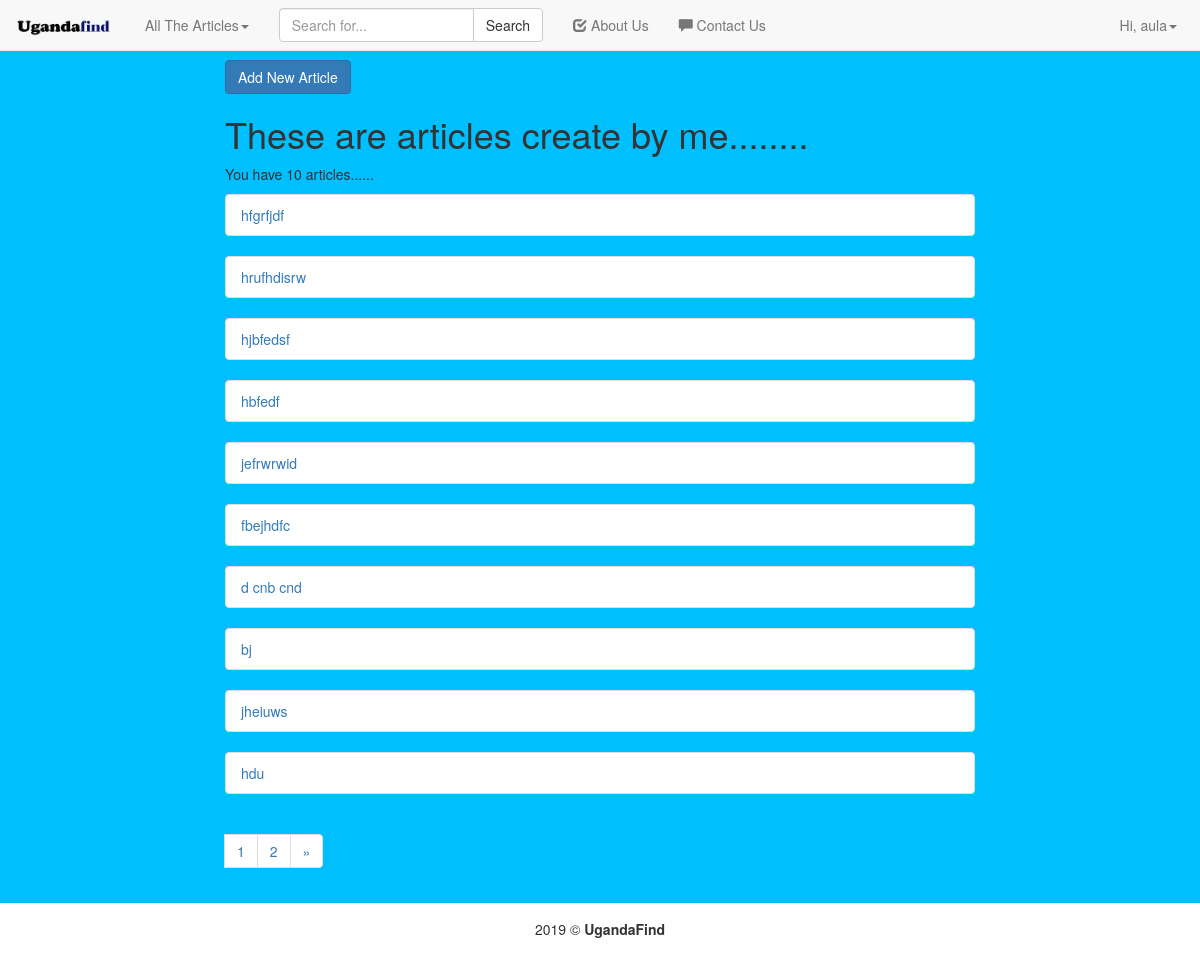
Screenshot of /articles/user/1/ (signed in) with the database file from the repository.
### ourapp/models.py (models this page shows, shortened)
class Article(models.Model):
    ARTICLE =  (
        ('P','political history'),
        ('H', 'healthy'),
        ('C', 'culture'),
        ('E', 'education'),
        ('R', 'religion'),
        ('I', 'economics'),
        ('A', 'agriculture'),
        ('S', 'sports and games'),
        ('G', 'geography'),
        ('T', 'tourism')
    )
    user = models.ForeignKey(User, on_delete=models.CASCADE)
    article_title = models.CharField(max_length=400)
    article_body = RichTextUploadingField(blank=True, null=True)
    article_type = models.CharField(max_length=1, choices=ARTICLE, null=True, blank=True)
    article_references  = models.CharField(max_length=1000, null=True, blank=True)

### ourapp/views.py (the view)
# urls.py: path('articles/user/<art_user>/', views.user_articles, name = "my_articles"),
def user_articles(request, art_user=None):
    art_user = request.user.id
    articles = Article.objects.filter(user=str(art_user))
    articles = paginating(request, articles)
    return render(request, 'ourapp/my_articles.html', {'articles':articles})

### ourapp/views.py (called while the page is built)
def paginating(request, list_of_items):
    paginate = Paginator(list_of_items, 10)
    page = request.GET.get('page')
    list_of_items = paginate.get_page(page)
    return list_of_items

### ourapp/templates/ourapp/my_articles.html (shortened to what this page needs)
{% extends 'ourapp/base.html' %}
{% block body %}
<div class="col-md-2"></div>
<div class="col-md-8">
{% if request.user.id != None %}
    <div><a href="{% url 'ourapp:new_article' %}" class="btn btn-primary">Add New Article</a>
{% endif %}
{% if articles|length > 0 %}
    <h1>These are articles create by me........</h1>
        {% if articles|length == 1 %}
        <p>You have {{ articles|length}} article......</p>
        {% else %}
        <p>You have {{ articles|length}} articles......</p>
        {% endif %}
        {% for article in articles %}
        <ul class="list-group">
        <li class="list-group-item"><a href="{% url 'ourapp:details' pk=article.id %}">{{ article.article_title}}</a></li>
        </ul>
        {% endfor %}
    <ul class="pagination">
            {% for num in articles.paginator.page_range %}
                {% if aricles.number == num %}
                <li><strong>{{ num }}</strong></li>
                {% elif num > articles.number|add:'-2' and num < articles.number|add:'2' %}
                    <li><a href="#">{{ num }}</a></li>
                {% endif %}
            {% endfor %}
            <li>
                {% if articles.has_next %}
                <a href="?page={{ articles.next_page_number }}">&raquo;</a>
                {% endif %}
            </li>
        </ul>
{% else %}
    <h1>You have not created any article yet...</h1>
    <a href="{% url 'ourapp:new_article' %}" class="btn btn-primary">Create Your First Article</a>
{% endif %}
</div>
<div class="col-md-2"></div>
{% endblock %}

### ourapp/templates/ourapp/base.html (shortened to what this page needs)
{% load staticfiles %}
<!DOCTYPE html>
<html lang="en">
<head>
    {% load bootstrap3 %}
    {% load static %}
    {% bootstrap_css %}
</head>
<body>
    <nav class="navbar navbar-default navbar-fixed-top" role="navigation">
        <div class="navbar-header">
            <a class="navbar-brand" href="{% url 'ourapp:home' %}" style="color: black;">
                <img src="{% static '/ourapp/imgs/headerimage.png' %}" alt="" style="width:100px; height:25px;">
            </a>
        </div>
        <div class="collapse navbar-collapse navbar-ex1-collapse">
                <ul class="nav navbar-nav">
                        <li>
                                <li class="dropdown">
                                    <a href="#" class="dropdown-toggle" data-toggle="dropdown">All The Articles<b class="caret"></b></a>
                                </li>
                        </li>
                        <li>
                            <form class="navbar-form navbar-left" action="{% url 'ourapp:search-results' %}" method="GET"  role="search">
                                <div class="row">
                                    <div class="col-lg-12">
                                        <div class="input-group">
                                            <input type="text" class="form-control" name="q" placeholder="Search for...">
                                            <span class="input-group-btn">
                                            <button class="btn btn-default" type="button submit">Search</button>
                                            </span>
                                        </div>
                                    </div>
                                </div>
                            </form>
                        </li>
                        <li class="">
                            <a href="{% url 'aboutus:index' %}"><span class="glyphicon glyphicon-check"></span>&nbsp;About Us</a>
                        </li>
                        <li class="">
                            <a href="{% url 'contactus:index' %}"><span class="glyphicon glyphicon-comment"></span>&nbsp;Contact Us</a>
                        </li>
                    </ul>
                    <ul class="nav navbar-nav navbar-right" style="margin-right: 8px;">
                            {% if request.user.id == None %}
                            <li class="">
                                <a href="{% url 'ourapp:register'%}"><span class="glyphicon glyphicon-arrow-up"></span>&nbsp;Register</a>
                            </li>
                            <li class="">
                                <a href="{% url 'login' %}"><span class="glyphicon glyphicon-arrow-right"></span>&nbsp;Login</a>
                            </li>
                            {% else %}
                            <li class="dropdown" class="navbar-right">
                                    <a href="#" class="dropdown-toggle" data-toggle="dropdown">Hi, {{ request.user.username }}<b class="caret"></b></a>
                                </li>
                    </ul>
                    {% endif %}
        </div>
    </nav>
    <div class="container" style="margin-bottom:60px; margin-top:60px;">
        <div class="row">
                {% block body %}
                {% endblock%}
        </div>
    </div>
    <footer>
        <div class="navbar navbar-fixed-bottom" style="background:#ffffff; columns: #000000; text-align:center; padding-top: 15px;" >
            2019 &copy; <strong>Uganda<span color="blue">Find</span></strong>
        </div>
    </footer>
</body>
</html>

### ourapp/templates/ourapp/base.html (style rules this page uses)
body { background-color:deepskyblue; }

### rows the page displays
Article: article_title "hfgrfjdf"
Article: article_title "hrufhdisrw"
Article: article_title "hjbfedsf"
Article: article_title "hbfedf"
Article: article_title "jefrwrwid"
Article: article_title "fbejhdfc"
Article: article_title "d cnb cnd"
Article: article_title "bj"
Article: article_title "jheiuws"
Article: article_title "hdu"

### other values shown
{{ request.user.username }} "aula"
{{ articles|length }} "10"
{{ num }} "1" "2"
